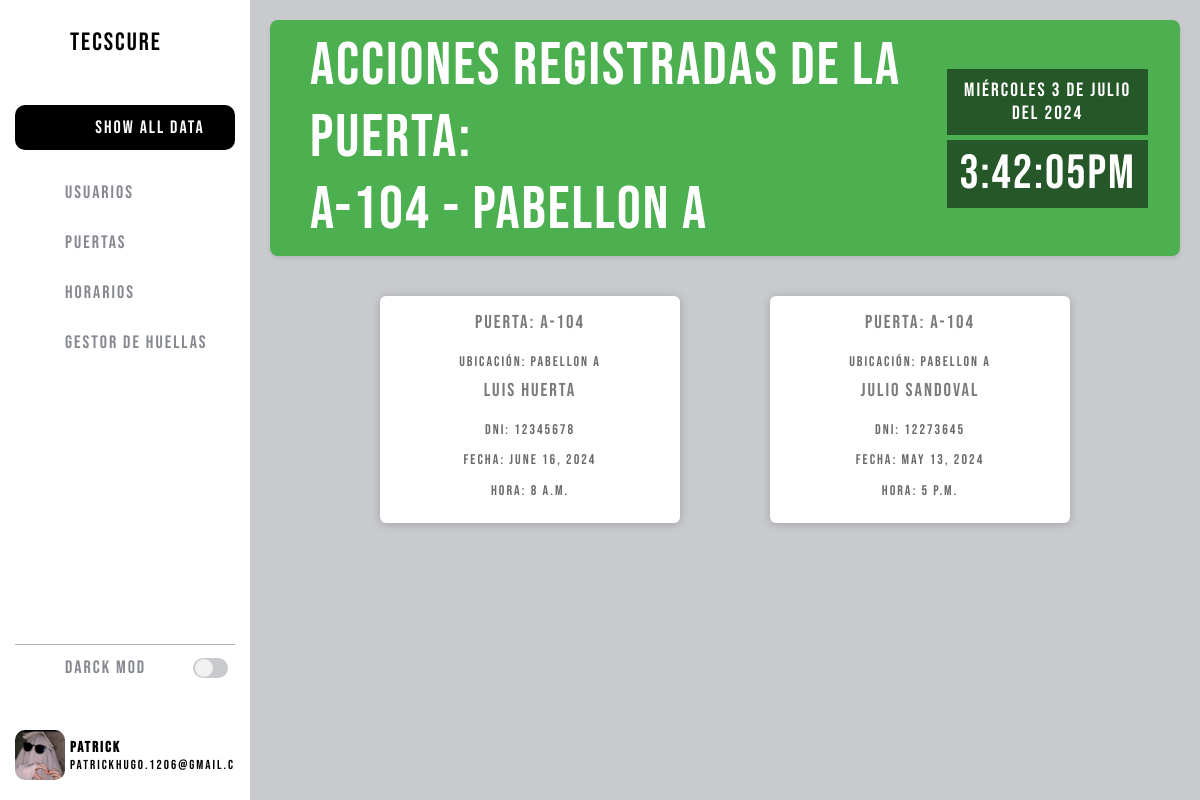
/index/puertas/1/ (signed in), run on an earlier commit of the app's database.
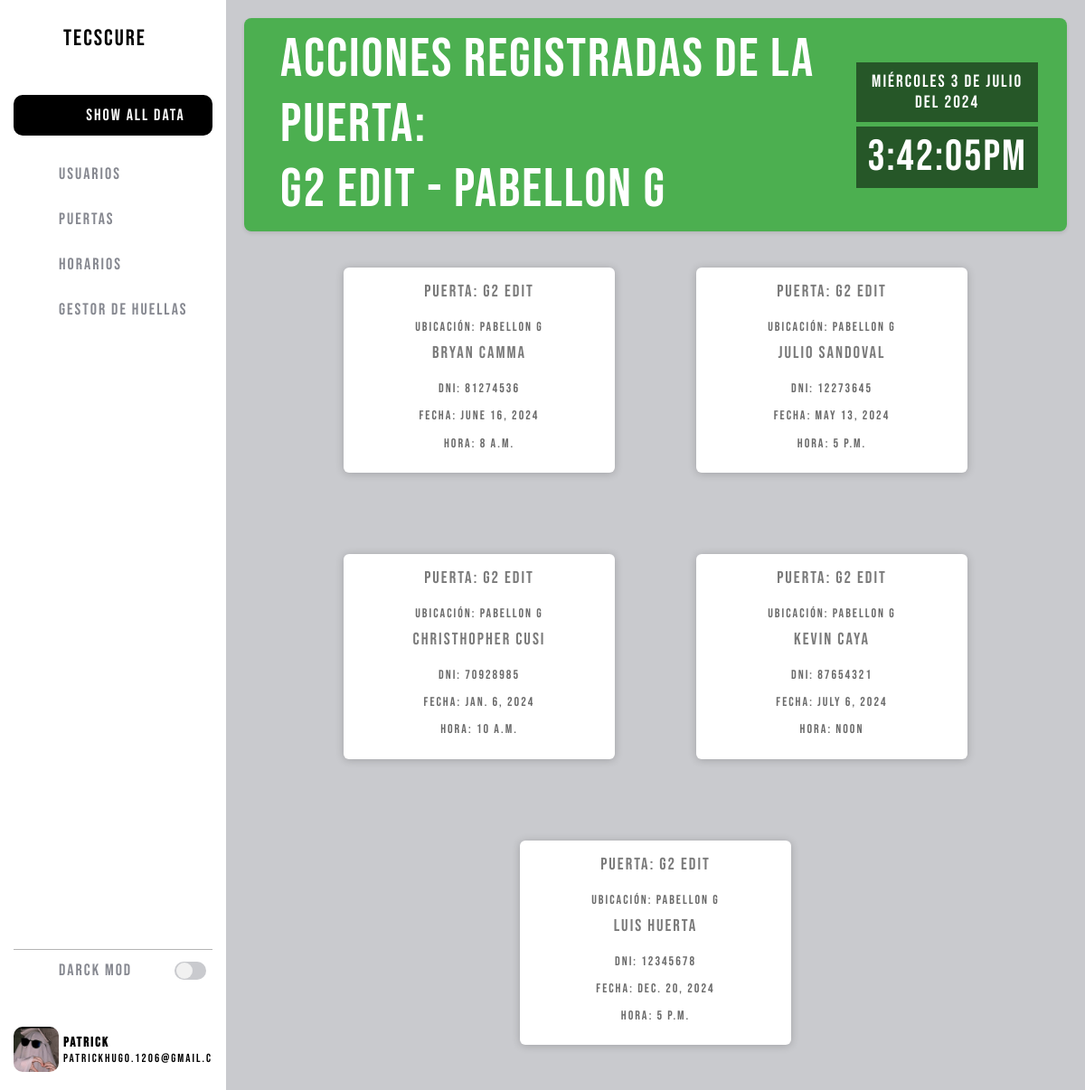
And on a later commit of the database.
### admin_page/models.py (models this page shows, shortened)
class Accion(models.Model):
    usuario = models.ForeignKey(User, on_delete=models.CASCADE)
    puerta = models.ForeignKey(Puerta, on_delete=models.CASCADE)
    fecha_actividad = models.DateField()
    hora_actividad = models.TimeField()

class Puerta(models.Model):
    codigo = models.CharField(max_length=50, unique=True)
    ubicacion = models.CharField(max_length=100)
    estado_actual = models.CharField(max_length=50)
    foto = models.ImageField(upload_to='puerta_photos/', blank=True, null=True)

class User(models.Model):
    nombre = models.CharField(max_length=100)
    apellido = models.CharField(max_length=100)
    correo = models.EmailField(unique=True)
    telefono = models.CharField(max_length=15)
    dni = models.CharField(max_length=20, unique=True)
    foto = models.ImageField(upload_to='user_photos/', blank=True, null=True)
    contraseña = models.CharField(max_length=128)
    huella = models.CharField(max_length=255, blank=True, null=True)

### admin_page/views.py (the view)
# urls.py: path('index/puertas/<int:puerta_id>/', views.lista_acciones_puertas, name='acciones_puerta'),
@include_admin_data
def lista_acciones_puertas(request, puerta_id=None):
    admin_id = request.session.get('admin_id')
    if admin_id:
        administrador = Administrador.objects.get(id=admin_id)
    else:
        return redirect('admin_page:login')
    if puerta_id:
        puerta = get_object_or_404(Puerta, id=puerta_id)
        acciones = Accion.objects.filter(puerta=puerta)
    else:
        acciones = Accion.objects.all()
    context = {'acciones': acciones,'administrador': administrador}
    return render(request, 'admin_page/acciones_lista_puertas.html', context)

### admin_page/templates/admin_page/acciones_lista_puertas.html (shortened to what this page needs)
{% extends "admin_page/index.html" %}
{% block header %}
   {% if acciones %}
       {% with primer_accion=acciones.first %}
           ACCIONES REGISTRADAS DE LA PUERTA: <br> {{ primer_accion.puerta.codigo }} - {{ primer_accion.puerta.ubicacion }}
       {% endwith %}
   {% endif %}
{% endblock %}
{% block content %}
<div class="cards-container">
   {% for accion in acciones %}
   <div class="card-container">
       <div class="card">
           <div class="contenido-card">
                <h3>Puerta: {{ accion.puerta.codigo }}</h3>
                <p>Ubicación: {{ accion.puerta.ubicacion }}</p>
               <h3>{{ accion.usuario.nombre }} {{ accion.usuario.apellido }}</h3>
               <p>DNI: {{ accion.usuario.dni }}</p>
               <p>Fecha: {{ accion.fecha_actividad }}</p>
               <p>Hora: {{ accion.hora_actividad }}</p>
           </div>
       </div>
   </div>
   {% endfor %}
</div>
{% endblock %}

What changed in the data, as far as the page shows it:
changed through a linked row, Accion: puerta.codigo "A-104" → "G2 edit"; puerta.ubicacion "Pabellon A" → "Pabellon G"; usuario.nombre "Luis" → "Bryan"; usuario.apellido "Huerta" → "Camma"; usuario.dni "12345678" → "81274536"
changed through a linked row, Accion "May 13, 2024": puerta.codigo "A-104" → "G2 edit"; puerta.ubicacion "Pabellon A" → "Pabellon G"
added Accion: puerta.codigo "G2 edit", puerta.ubicacion "Pabellon G", usuario.nombre "Christhopher", usuario.apellido "Cusi", usuario.dni "70928985", fecha_actividad "Jan. 6, 2024", hora_actividad "10 a.m."
added Accion: puerta.codigo "G2 edit", puerta.ubicacion "Pabellon G", usuario.nombre "kevin", usuario.apellido "Caya", usuario.dni "87654321", fecha_actividad "July 6, 2024", hora_actividad "noon"
added Accion: puerta.codigo "G2 edit", puerta.ubicacion "Pabellon G", usuario.nombre "Luis", usuario.apellido "Huerta", usuario.dni "12345678", fecha_actividad "Dec. 20, 2024", hora_actividad "5 p.m."
